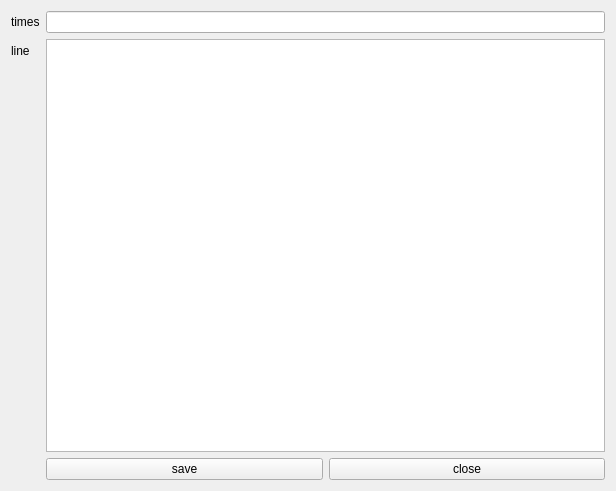
<?xml version="1.0" encoding="UTF-8"?>
<ui version="4.0">
 <class>LineEdit</class>
 <widget class="QWidget" name="LineEdit">
  <property name="geometry">
   <rect>
    <x>0</x>
    <y>0</y>
    <width>616</width>
    <height>491</height>
   </rect>
  </property>
  <property name="minimumSize">
   <size>
    <width>0</width>
    <height>0</height>
   </size>
  </property>
  <property name="windowTitle">
   <string>line edit</string>
  </property>
  <layout class="QFormLayout" name="formLayout">
   <item row="5" column="1">
    <widget class="QPlainTextEdit" name="plainTextEdit"/>
   </item>
   <item row="2" column="0">
    <widget class="QLabel" name="label">
     <property name="text">
      <string>times</string>
     </property>
    </widget>
   </item>
   <item row="2" column="1">
    <widget class="QLineEdit" name="lineEdit"/>
   </item>
   <item row="5" column="0">
    <widget class="QLabel" name="label_2">
     <property name="text">
      <string>line</string>
     </property>
    </widget>
   </item>
   <item row="6" column="1">
    <layout class="QHBoxLayout" name="horizontalLayout">
     <item>
      <widget class="QPushButton" name="pushButton_save">
       <property name="text">
        <string>save</string>
       </property>
      </widget>
     </item>
     <item>
      <widget class="QPushButton" name="pushButton_close">
       <property name="text">
        <string>close</string>
       </property>
      </widget>
     </item>
    </layout>
   </item>
  </layout>
 </widget>
 <resources/>
 <connections/>
</ui>
